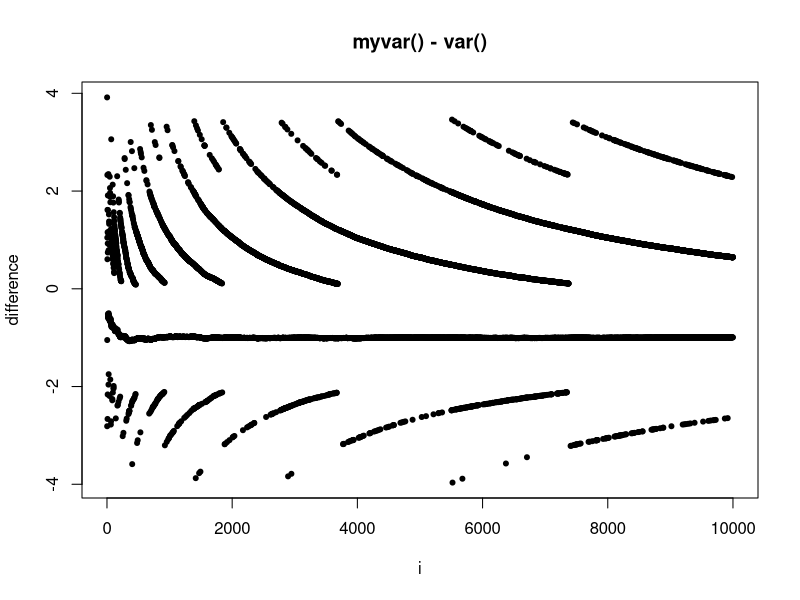
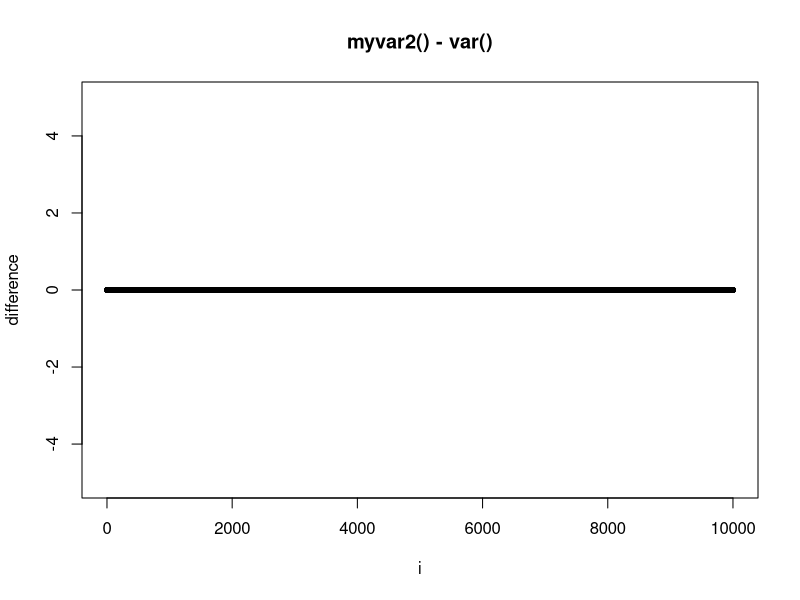
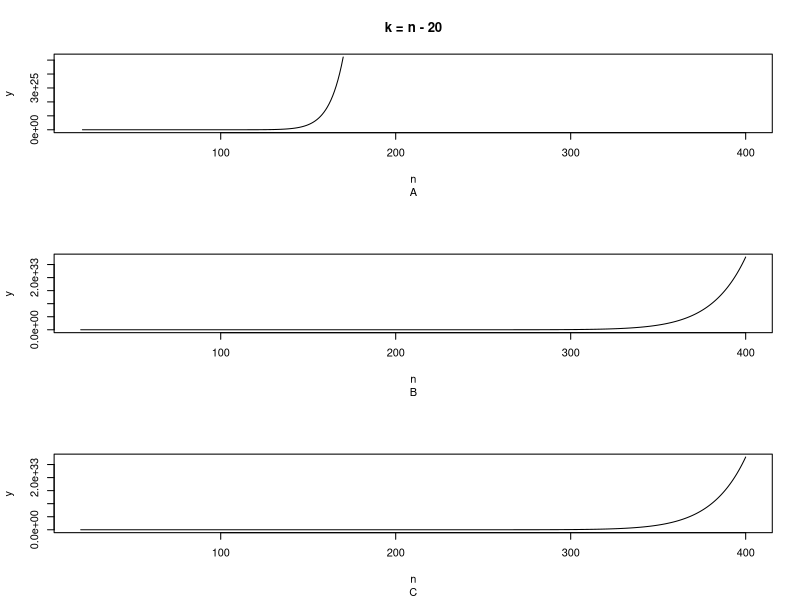
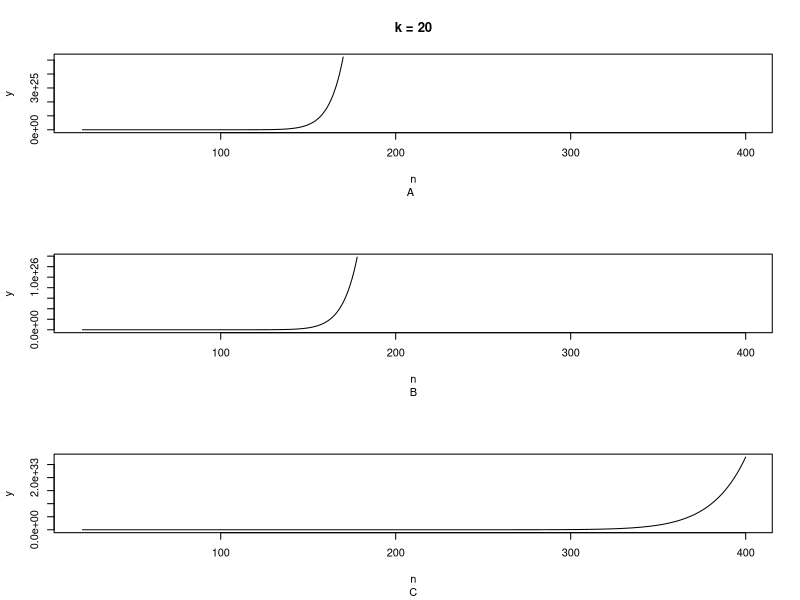

R code for these plots, in order:
## ---- chunk 1
knitr::opts_chunk$set(echo = TRUE)
## ---- chunk 2
#1.2
# all.equal.numeric() and isTRUE() function
x1 <- 1/3
x2 <- 1/4
if (isTRUE(all.equal.numeric(x1-x2, 1/12))) {
  print ("Subtraction is correct" )
} else {
  print ("Subtraction is wrong")
}
## ---- chunk 3

  f <- function(x){
  return(x)
  }

derivative <- function(x,e){
  return((f(x+e)-f(x))/e)
}



## ---- chunk 4
e <- 10^(-15)
x <- 1

derivative(x,e)
## ---- chunk 5
e <- 10^(-15)
x <- 100000

derivative(x,e)
## ---- chunk 6
myvar <- function(x){
  n <- length(x)
  xSq <- sum(x^2)
  sumXSq <- sum(x)^2
  part2 <- sumXSq/n
  return((xSq - part2)* (1/(n-1)))
}
## ---- chunk 7
x <- rnorm(10000, 10^8, 1)
## ---- chunk 8
result <- list()
options(digits = 22 )
for (i in 1:length(x)) {
  temp <- x[1:i]
  y <- myvar(temp) - var(temp)
  result <- append(result, y)
}

plot(c(1:length(x)), result, main = "myvar() - var()",
     xlab = "i",type = "p",  pch = 20 , ylab = "difference")

## ---- chunk 9
myvar2 <- function(x){
  n <- length(x)
  return((sum((x - mean(x))^2))/(n-1))
}

result <- list()
options(digits = 22 )
for (i in 1:length(x)) {
  temp <- x[1:i]
  y <- myvar2(temp) - var(temp)
  result <- append(result, y)
}

plot(c(1:length(x)), result, main = "myvar2() - var()", xlab = "i",type = "p",
     pch = 20 , ylab = "difference", ylim = c(-5,5))

## ---- chunk 10
n <- 0
k <- 0
prod(1:n) / (prod(1:k) * prod(1:(n-k)))
prod((k+1):n) / prod(1:(n-k))
prod(((k+1):n) / (1:(n-k)))
## ---- chunk 11
#n <- c(20:100)

calc1 <- function(n,k){
k <- n - k
 return(prod(1:n) / (prod(1:k) * prod(1:(n-k)))) 
}
calc2 <- function(n,k){
  k <- n - k
 return(prod((k+1):n) / prod(1:(n-k))) 
}
calc3 <- function(n,k){
  k <- n - k
 return(prod(((k+1):n) / (1:(n-k)))) 
}

n <- c(20:400)
k <- 20

y <-  sapply(n, calc1, k = k)
y2 <-  sapply(n, calc2, k = k)
y3 <-  sapply(n, calc3, k = k)
par(mfrow=c(3,1))
plot(n,y, type = "l", main = "k = n - 20", sub =  "A"  , ylab = "y")
plot(n,y2, type = "l", sub =  "B" , ylab = "y")
plot(n, y3, type = "l", sub =  "C" , ylab = "y")
## ---- chunk 12
calc1 <- function(n,k){
 return(prod(1:n) / (prod(1:k) * prod(1:(n-k)))) 
}
calc2 <- function(n,k){
 return(prod((k+1):n) / prod(1:(n-k))) 
}
calc3 <- function(n,k){
 return(prod(((k+1):n) / (1:(n-k)))) 
}

n <- c(20:400)
k <- 20

y <-  sapply(n, calc1, k = k)
y2 <-  sapply(n, calc2, k = k)
y3 <-  sapply(n, calc3, k = k)
par(mfrow=c(3,1))

plot(n,y, type = "l", main = "k = 20", sub =  "A  " , ylab = "y")
plot(n,y2, type = "l", sub = "B", ylab = "y")
plot(n, y3, type = "l", sub = "C", ylab = "y")

